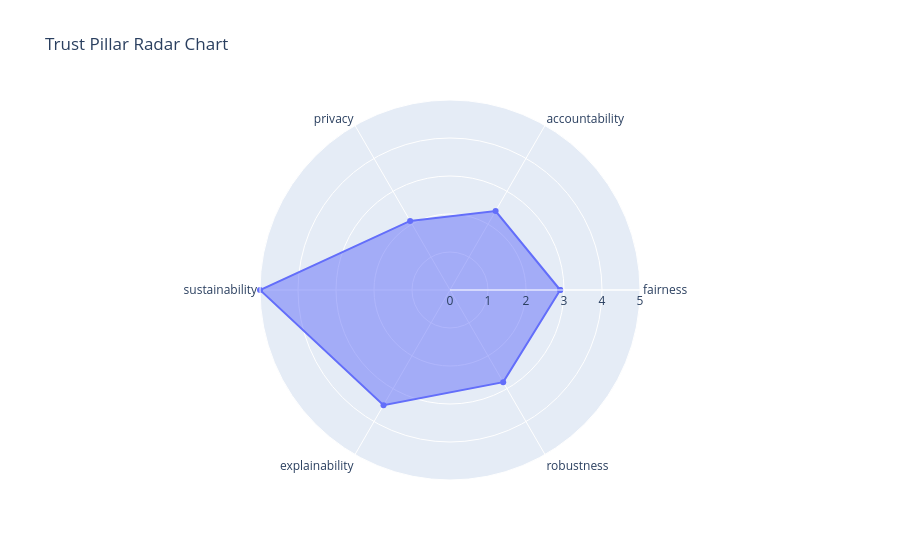

The notebook cell this image was saved under:
### Code cell
evaluator.plot_radar()

### Figure 1 — Plotly figure (JSON) as saved in the notebook; plotly's stock layout.template omitted (floating-point values rounded to 4 significant figures)
{"data": [{"fill": "toself", "name": "Model Score", "r": [2.9, 2.4, 2.1, 5, 3.5, 2.8, 2.9], "theta": ["fairness", "accountability", "privacy", "sustainability", "explainability", "robustness", "fairness"], "type": "scatterpolar"}], "layout": {"polar": {"radialaxis": {"range": [0, 5], "visible": true}}, "showlegend": false, "title": {"text": "Trust Pillar Radar Chart"}}}
